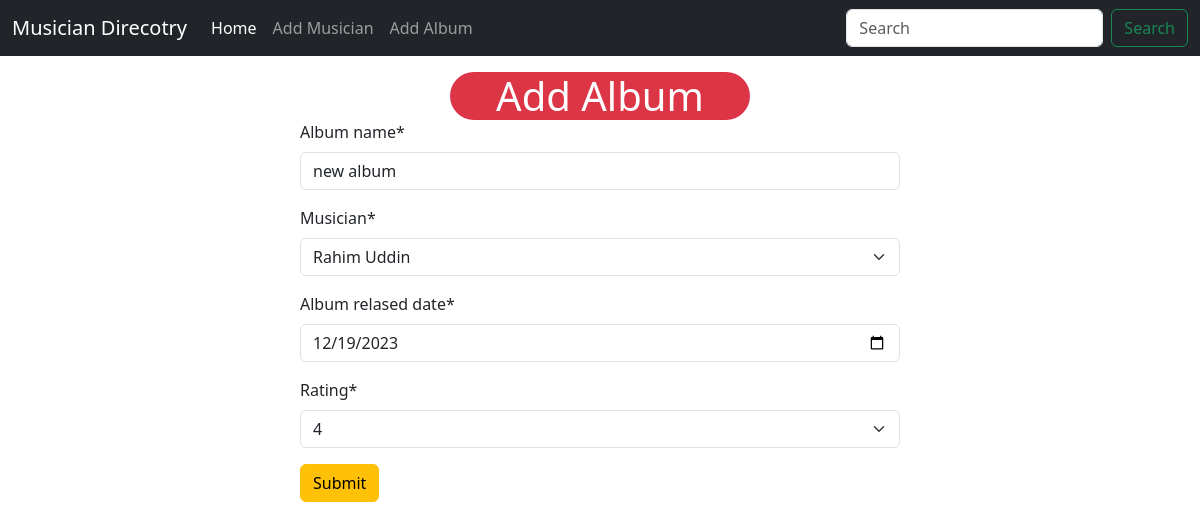
The page /album/edit/26 on the database its author committed.
### album/models.py (models this page shows, shortened)
class Album(models.Model):
    album_name = models.CharField( max_length=50)
    musician = models.ForeignKey(Musician, on_delete=models.CASCADE)
    album_relased_date = models.DateField()
    rating = models.IntegerField(choices=[(i, str(i)) for i in range(1, 6)])

### album/views.py (the view)
# urls.py: path('edit/<int:id>', views.EditAlbumView.as_view(), name = 'edit_album'),
class EditAlbumView(UpdateView):
    model = models.Album
    form_class = forms.AlbumForm
    template_name = 'album/add_album.html'
    success_url = reverse_lazy('add_album')
    pk_url_kwarg = 'id'

### album/forms.py
class AlbumForm(forms.ModelForm):
    class Meta:
        model = Album
        fields = '__all__'
        widgets = {
            'album_relased_date' : forms.DateInput(attrs={'type': 'date'}),
        }

### musician/models.py (called while the page is built)
    def __str__(self):
        return f'{self.first_name} {self.last_name}'

### album/templates/album/add_album.html (shortened to what this page needs)
{% extends "base.html" %}
{% load crispy_forms_tags %}
{% block content %}
<form style="width: 50%; margin:auto;" method="post">
    <h1 class="mt-3 bg-danger text-white w-50 m-auto text-center rounded-5">Add Album</h1>
    {{form | crispy}}
    <button class="btn btn-warning">Submit</button>
</form>
{% endblock %}

### rows shown on the page
Album: album_name "new album", musician "Rahim Uddin", album_relased_date "12/19/2023", rating "4"
